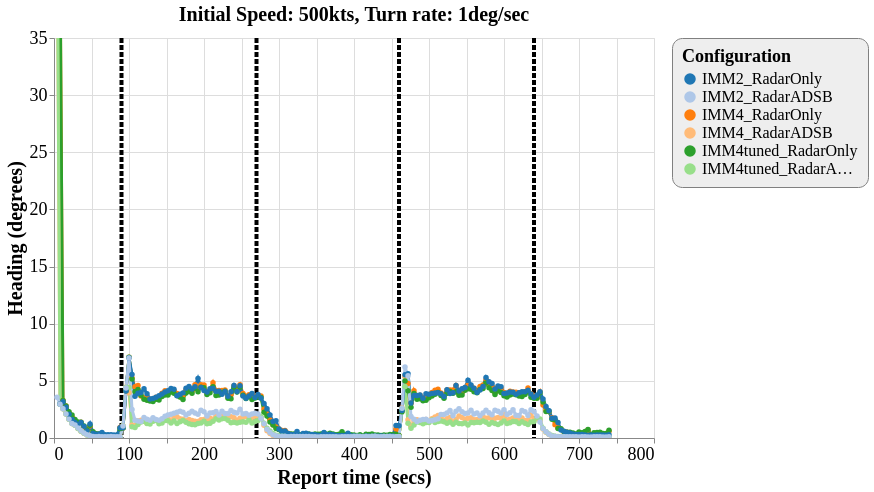

Source (Vega-Lite JSON):
### Vega-Lite specification from a JSON file in a GitHub repository (floating-point values rounded to 4 significant figures; data arrays with more than 128 entries replaced by an {"elided": "..."} marker saying what was removed)
{"config": {"view": {"continuousWidth": 600, "continuousHeight": 400}, "axisX": {"labelFontSize": 18, "titleFontSize": 20}, "axisY": {"labelFontSize": 18, "titleFontSize": 20}, "font": "Times New Roman", "legend": {"cornerRadius": 10, "fillColor": "#EEEEEE", "labelFontSize": 16, "padding": 10, "strokeColor": "gray", "titleFontSize": 18}, "title": {"fontSize": 20}}, "layer": [{"data": {"name": "data-f41710ca85e44252df82fd1c33449ce2"}, "mark": {"type": "rule", "strokeDash": [5, 2], "strokeWidth": 4}, "encoding": {"color": {"type": "nominal", "field": "color", "scale": null}, "x": {"type": "quantitative", "field": "tt"}}}, {"data": {"name": "data-7dd154a397b846c97e75030a52040c31"}, "mark": {"type": "line", "point": true, "strokeWidth": 3}, "encoding": {"color": {"type": "ordinal", "field": "config", "scale": {"scheme": "category20"}, "sort": ["IMM2_RadarOnly", "IMM2_RadarADSB", "IMM4_RadarOnly", "IMM4_RadarADSB", "IMM4tuned_RadarOnly", "IMM4tuned_RadarADSB"], "title": "Configuration"}, "x": {"type": "quantitative", "field": "time", "title": "Report time (secs)"}, "y": {"type": "quantitative", "field": "rmse_hdg", "scale": {"domain": [0, 35], "zero": false}, "title": "Heading (degrees)"}}, "selection": {"selector115": {"type": "interval", "bind": "scales", "encodings": ["x", "y"]}}, "title": "Initial Speed: 500kts, Turn rate: 1deg/sec"}], "$schema": "https://vega.github.io/schema/vega-lite/v4.8.1.json", "datasets": {"data-f41710ca85e44252df82fd1c33449ce2": [{"tt": 90, "color": "black"}, {"tt": 270, "color": "black"}, {"tt": 460, "color": "black"}, {"tt": 640, "color": "black"}], "data-7dd154a397b846c97e75030a52040c31": {"elided": "1109 records"}}}
